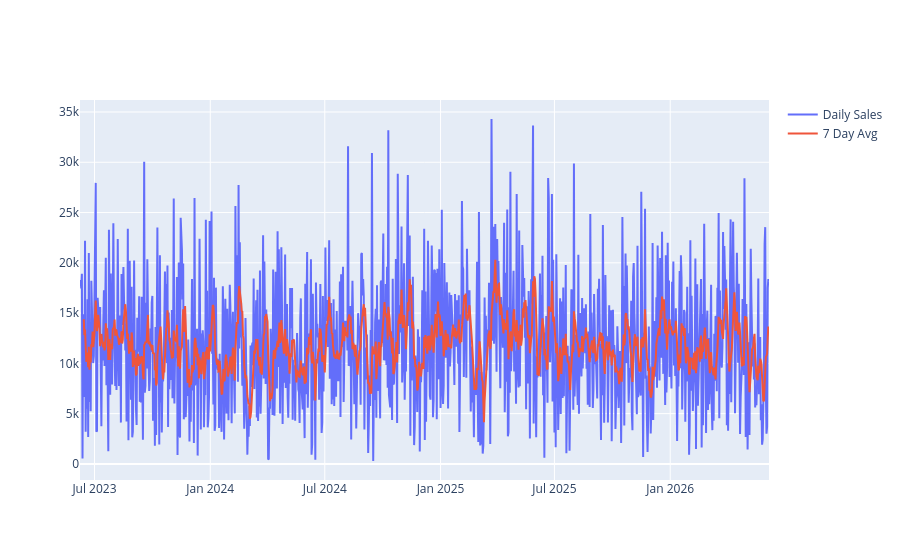

Here is the notebook cell this chart was saved with:
### Code cell
fig = go.Figure()

fig.add_trace(
    go.Scatter(
        x=daily_sales["Order Date"],
        y=daily_sales["Sales"],
        name="Daily Sales"
    )
)

fig.add_trace(
    go.Scatter(
        x=daily_sales["Order Date"],
        y=daily_sales["Moving_Avg"],
        name="7 Day Avg"
    )
)

fig.show()

### Figure 1 — Plotly figure (JSON) as saved in the notebook; plotly's stock layout.template omitted (floating-point values rounded to 4 significant figures; data arrays with more than 128 entries replaced by an {"elided": "..."} marker saying what was removed)
{"data": [{"name": "Daily Sales", "type": "scatter", "x": {"elided": "1086 str values"}, "y": {"elided": "1086 float values"}}, {"name": "7 Day Avg", "type": "scatter", "x": {"elided": "1086 str values"}, "y": {"elided": "1086 float values"}}], "layout": {}}
